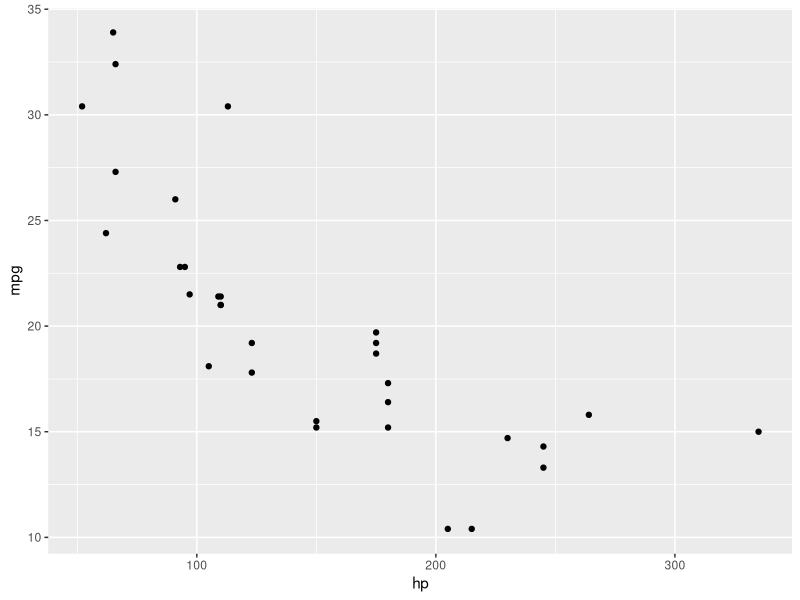
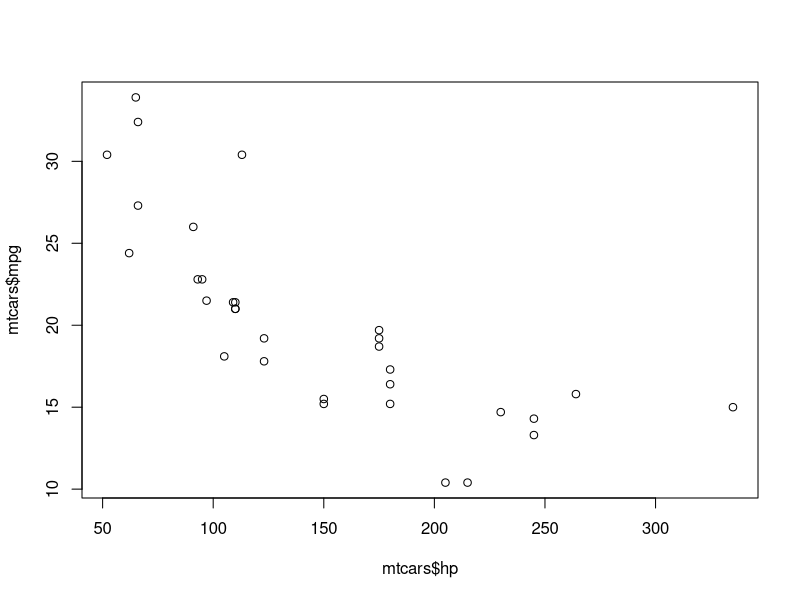
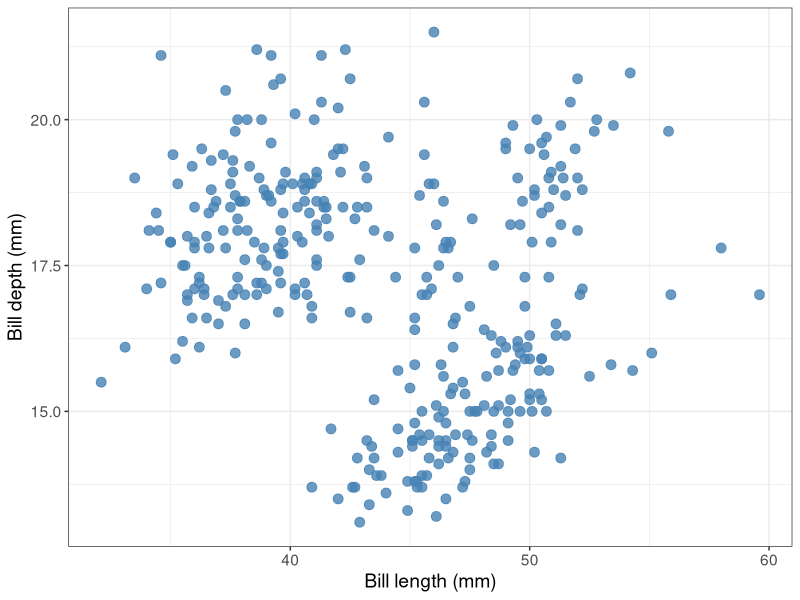

The R source for these figures, in order: (Note: this script raises an error after producing the figures.)
## ---- chunk 1
library(testthat)
library(ggplot2)

options(repr.plot.width = 4, repr.plot.height = 4)
## ---- chunk 2
cars_ggplot_scatter <- ggplot2::ggplot(mtcars, ggplot2::aes(hp, mpg)) +
    ggplot2::geom_point()

cars_ggplot_scatter
## ---- chunk 3
cars_ggplot_scatter$layers[[1]]$geom
## ---- chunk 4
cars_ggplot_scatter$mapping$x
## ---- chunk 5
#' scatter2d
#'
#' A short-cut function for creating 2 dimensional scatterplots via ggplot2.
#'
#' @param data data.frame or tibble
#' @param x unquoted column name to plot on the x-axis from data data.frame or tibble
#' @param y unquoted column name to plot on the y-axis from data data.frame or tibble
#'
#' @return
#' @export
#'
#' @examples
#' scatter2d(mtcars, hp, mpg)
scatter2d <- function(data, x, y) {
    ggplot2::ggplot(data, ggplot2::aes(x = {{x}}, y = {{y}})) +
        ggplot2::geom_point()
}

helper_data <- dplyr::tibble(x_vals = c(2, 4, 6),
                   y_vals = c(2, 4, 6))

helper_plot2d <- scatter2d(helper_data, x_vals, y_vals)

test_that('Plot should use geom_point and map x to x-axis, and y to y-axis.', {
    expect_true("GeomPoint" %in% c(class(helper_plot2d$layers[[1]]$geom)))
    expect_true("x_vals"  == rlang::get_expr(helper_plot2d$mapping$x))
    expect_true("y_vals" == rlang::get_expr(helper_plot2d$mapping$y))
})
## ---- chunk 6
cars_scatter <- plot(mtcars$hp, mtcars$mpg)
## ---- chunk 7
typeof(cars_scatter)
class(cars_scatter)
## ---- chunk 8
pretty_scatter <- function(.data, x_axis_col, y_axis_col) {
    ggplot2::ggplot(data = .data,
                    ggplot2::aes(x = {{ x_axis_col }}, y = {{ y_axis_col }})) +
        ggplot2::geom_point(alpha = 0.8, colour = "steelblue", size = 3) +
        ggplot2::theme_bw() +
        ggplot2::theme(text = ggplot2::element_text(size = 14))
}

library(palmerpenguins)
library(ggplot2)
penguins_scatter <- pretty_scatter(penguins, bill_length_mm, bill_depth_mm) +
    labs(x = "Bill length (mm)", y = "Bill depth (mm)")
penguins_scatter
## ---- chunk 9
# testthat skips snapshot tests when R is not interactive,
# as when this book is rendered, unless NOT_CRAN is "true"
Sys.setenv(NOT_CRAN = "true")
testthat::test_dir("../../demos/vdiffr-pretty-scatter/end/tests/testthat")
